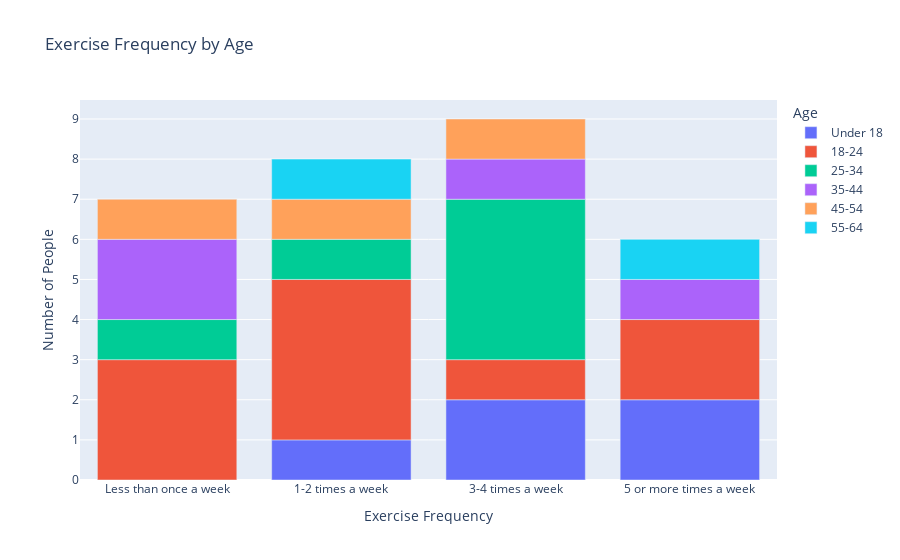

Here is the notebook cell this chart was saved with:
### Markdown cell above
#### Fitness time usage

First I will be covering the time usage part of the fitness questionnaire. This will cover exercise frequency and the frequency of tracking data gathered with the wearable as those are the two metrics that I am most interested in. I will be covering these topics based on age, gender and education.

### Code cell
exercise_frequency_order = ['Less than once a week', '1-2 times a week', '3-4 times a week', '5 or more times a week']
age_order = ['Under 18', '18-24', '25-34', '35-44', '45-54', '55-64']

age_counts = df['Age'].value_counts().reindex(age_order)
print("Count of each age group:")
print(age_counts)

frequency_counts = df.groupby(['Exercise Frequency', 'Age']).size().reset_index(name='Count')
exercise_frequency_order = ['Less than once a week', '1-2 times a week', '3-4 times a week', '5 or more times a week']
age_order = ['Under 18', '18-24', '25-34', '35-44', '45-54', '55-64']

fig = px.bar(
    frequency_counts,
    x='Exercise Frequency', 
    y='Count', 
    color='Age', 
    title='Exercise Frequency by Age',
    labels={'Count': 'Number of People'},
    category_orders={
        'Exercise Frequency': exercise_frequency_order,
        'Age': age_order
    }
)

fig.show();

### Figure 1 — Plotly figure (JSON) as saved in the notebook; plotly's stock layout.template omitted (floating-point values rounded to 4 significant figures)
{"data": [{"alignmentgroup": "True", "hovertemplate": "Age=Under 18<br>Exercise Frequency=%{x}<br>Number of People=%{y}<extra></extra>", "legendgroup": "Under 18", "marker": {"color": "#636efa", "pattern": {"shape": ""}}, "name": "Under 18", "offsetgroup": "Under 18", "orientation": "v", "showlegend": true, "textposition": "auto", "type": "bar", "x": ["1-2 times a week", "3-4 times a week", "5 or more times a week"], "xaxis": "x", "y": [1, 2, 2], "yaxis": "y"}, {"alignmentgroup": "True", "hovertemplate": "Age=18-24<br>Exercise Frequency=%{x}<br>Number of People=%{y}<extra></extra>", "legendgroup": "18-24", "marker": {"color": "#EF553B", "pattern": {"shape": ""}}, "name": "18-24", "offsetgroup": "18-24", "orientation": "v", "showlegend": true, "textposition": "auto", "type": "bar", "x": ["1-2 times a week", "3-4 times a week", "5 or more times a week", "Less than once a week"], "xaxis": "x", "y": [4, 1, 2, 3], "yaxis": "y"}, {"alignmentgroup": "True", "hovertemplate": "Age=25-34<br>Exercise Frequency=%{x}<br>Number of People=%{y}<extra></extra>", "legendgroup": "25-34", "marker": {"color": "#00cc96", "pattern": {"shape": ""}}, "name": "25-34", "offsetgroup": "25-34", "orientation": "v", "showlegend": true, "textposition": "auto", "type": "bar", "x": ["1-2 times a week", "3-4 times a week", "Less than once a week"], "xaxis": "x", "y": [1, 4, 1], "yaxis": "y"}, {"alignmentgroup": "True", "hovertemplate": "Age=35-44<br>Exercise Frequency=%{x}<br>Number of People=%{y}<extra></extra>", "legendgroup": "35-44", "marker": {"color": "#ab63fa", "pattern": {"shape": ""}}, "name": "35-44", "offsetgroup": "35-44", "orientation": "v", "showlegend": true, "textposition": "auto", "type": "bar", "x": ["3-4 times a week", "5 or more times a week", "Less than once a week"], "xaxis": "x", "y": [1, 1, 2], "yaxis": "y"}, {"alignmentgroup": "True", "hovertemplate": "Age=45-54<br>Exercise Frequency=%{x}<br>Number of People=%{y}<extra></extra>", "legendgroup": "45-54", "marker": {"color": "#FFA15A", "pattern": {"shape": ""}}, "name": "45-54", "offsetgroup": "45-54", "orientation": "v", "showlegend": true, "textposition": "auto", "type": "bar", "x": ["1-2 times a week", "3-4 times a week", "Less than once a week"], "xaxis": "x", "y": [1, 1, 1], "yaxis": "y"}, {"alignmentgroup": "True", "hovertemplate": "Age=55-64<br>Exercise Frequency=%{x}<br>Number of People=%{y}<extra></extra>", "legendgroup": "55-64", "marker": {"color": "#19d3f3", "pattern": {"shape": ""}}, "name": "55-64", "offsetgroup": "55-64", "orientation": "v", "showlegend": true, "textposition": "auto", "type": "bar", "x": ["1-2 times a week", "5 or more times a week"], "xaxis": "x", "y": [1, 1], "yaxis": "y"}], "layout": {"barmode": "relative", "legend": {"title": {"text": "Age"}, "tracegroupgap": 0}, "title": {"text": "Exercise Frequency by Age"}, "xaxis": {"anchor": "y", "categoryarray": ["Less than once a week", "1-2 times a week", "3-4 times a week", "5 or more times a week"], "categoryorder": "array", "domain": [0, 1], "title": {"text": "Exercise Frequency"}}, "yaxis": {"anchor": "x", "domain": [0, 1], "title": {"text": "Number of People"}}}}
